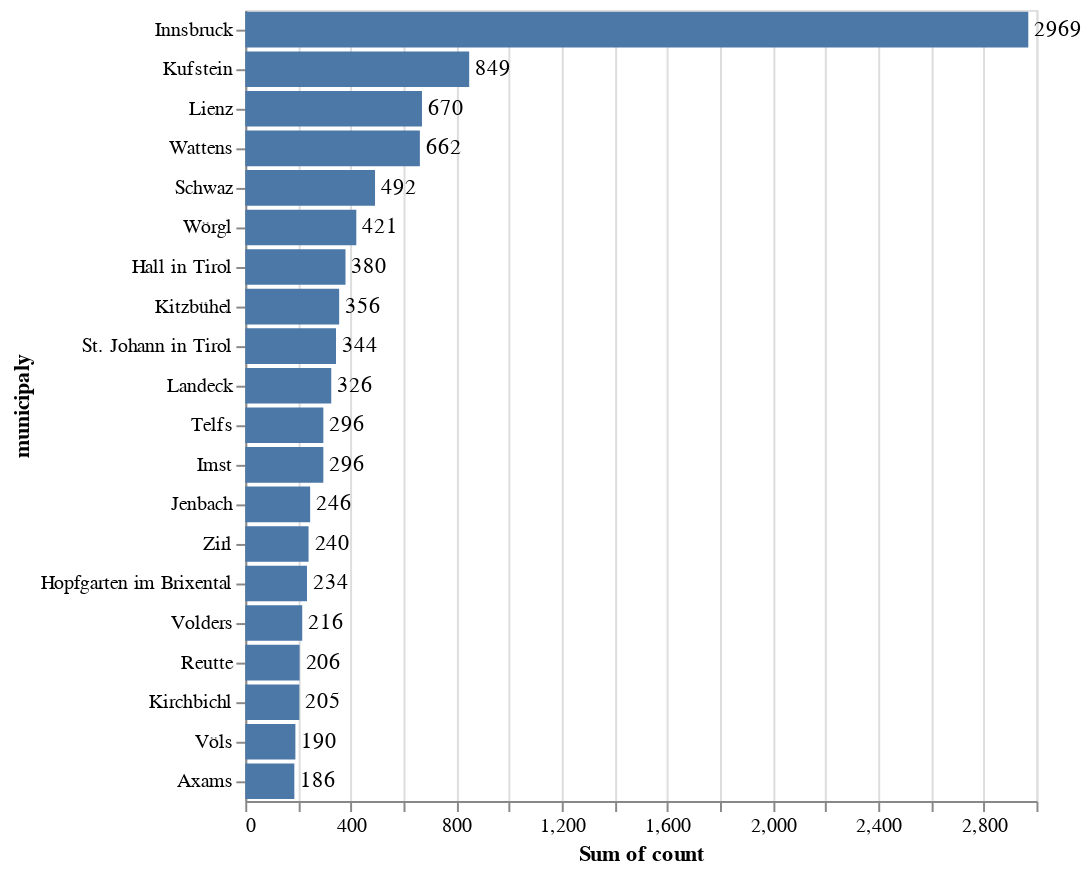

The cell this chart's notebook holds for it:
### Code cell
bars = alt.Chart(df_by_location.head(20)).mark_bar().encode(
    x='sum(count):Q',
    y=alt.Y('municipaly:N', sort='-x')
)

text = bars.mark_text(
    align='left',
    baseline='middle',
    dx=3  # Nudges text to right so it doesn't appear on top of the bar
).encode(
    text='count:Q'
)

bars + text

### Figure 1 — Vega-Lite specification as saved in the notebook (floating-point values rounded to 4 significant figures)
{"config": {"view": {"continuousWidth": 400, "continuousHeight": 300}}, "layer": [{"mark": "bar", "encoding": {"x": {"type": "quantitative", "aggregate": "sum", "field": "count"}, "y": {"type": "nominal", "field": "municipaly", "sort": "-x"}}}, {"mark": {"type": "text", "align": "left", "baseline": "middle", "dx": 3}, "encoding": {"text": {"type": "quantitative", "field": "count"}, "x": {"type": "quantitative", "aggregate": "sum", "field": "count"}, "y": {"type": "nominal", "field": "municipaly", "sort": "-x"}}}], "data": {"name": "data-dde1ed11989156fc82ae9463bf815756"}, "$schema": "https://vega.github.io/schema/vega-lite/v4.8.1.json", "datasets": {"data-dde1ed11989156fc82ae9463bf815756": [{"municipaly": "Innsbruck", "count": 2969}, {"municipaly": "Kufstein", "count": 849}, {"municipaly": "Lienz", "count": 670}, {"municipaly": "Wattens", "count": 662}, {"municipaly": "Schwaz", "count": 492}, {"municipaly": "Wörgl", "count": 421}, {"municipaly": "Hall in Tirol", "count": 380}, {"municipaly": "Kitzbühel", "count": 356}, {"municipaly": "St. Johann in Tirol", "count": 344}, {"municipaly": "Landeck", "count": 326}, {"municipaly": "Telfs", "count": 296}, {"municipaly": "Imst", "count": 296}, {"municipaly": "Jenbach", "count": 246}, {"municipaly": "Zirl", "count": 240}, {"municipaly": "Hopfgarten im Brixental", "count": 234}, {"municipaly": "Volders", "count": 216}, {"municipaly": "Reutte", "count": 206}, {"municipaly": "Kirchbichl", "count": 205}, {"municipaly": "Völs", "count": 190}, {"municipaly": "Axams", "count": 186}]}}
